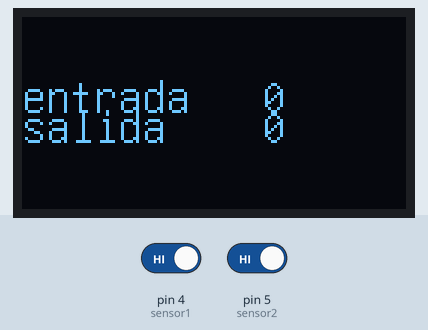
Simulated run of this sketch. Board: Arduino Uno, built with avr-gcc and run on an emulated ATmega328P. Shown: 128×64 one-colour display. Inputs (shaded band) come from the test bench; at power-on: pin 4 (sensor1) HIGH, pin 5 (sensor2) HIGH.

Above: at 1.2 s.
1.3 s: pin 4 (sensor1) driven LOW
At 1.88 s:
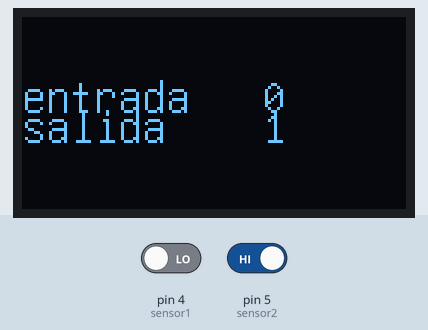
3.2 s: pin 5 (sensor2) driven LOW
4.9 s: pin 4 (sensor1) driven HIGH
At 5.43 s:
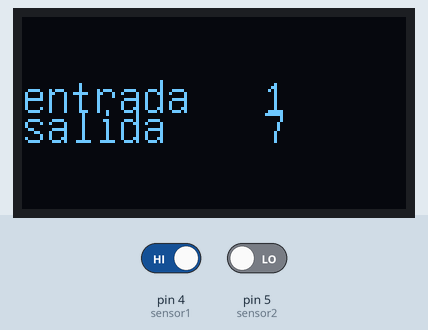
Timing chart, 0 to 7.9 s (numbered marks = the images above; inputs shaded):
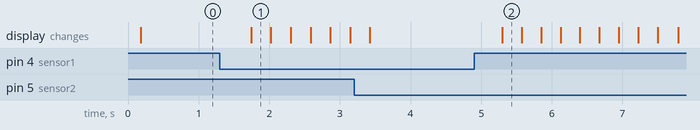

The sketch:

ir_visitor_counter.ino
```cpp
#include <mqtt.h>
#include <SoftwareSerial.h>
#include <ArduinoJson.h> // https://github.com/bblanchon/ArduinoJson/releases/tag/v5.0.7
#define sensor1 4
#define sensor2 5
#include "U8glib.h"

U8GLIB_SSD1306_128X64 u8g(U8G_I2C_OPT_NONE | U8G_I2C_OPT_DEV_0);

const int thresh = 0;
int PersonsCountedin;
int PersonsCountedout;

void draw(void) {
  String b = String(PersonsCountedout);
  char b2[4];
  String c = String(PersonsCountedin);
  char c2[4];
  b.toCharArray(b2, sizeof(b));
  c.toCharArray(c2, sizeof(c));
  // graphic commands to redraw the complete screen should be placed here
  u8g.setFont(u8g_font_unifont);
  //u8g.setFont(u8g_font_osb21);
  u8g.drawStr( 0, 32, "entrada");
  u8g.drawStr( 80, 32, (const char*)(c2));
  u8g.drawStr( 0, 42, "salida");
  u8g.drawStr( 80, 42, (const char*)(b2));
}
//Definir pines de Software Serial.
void setup() {
  pinMode(sensor1, INPUT);
  pinMode(sensor2, INPUT);
  digitalWrite(sensor1, LOW);
  digitalWrite(sensor2, LOW);
}

void loop() {

int  sensA = !digitalRead(sensor1); // READ SENSOR A
int  sensB = !digitalRead(sensor2); // READ SENSOR B
//  Serial.println(sensA);
//  Serial.println(sensB);
  InorOut (sensA,sensB);
}

void InorOut (int sens1,int sens2) {
  if (sens1 <= thresh && sens2 > thresh) {
    PersonsCountedin = PersonsCountedin + 1; //  IN
    delay(100);
  }
  else {
  }
  if (sens1 > thresh && sens2 <= thresh) {
    PersonsCountedout = PersonsCountedout + 1; // OUT
    delay(100);
  }
  else {
  }
  u8g.firstPage();
  do {
    draw();

  } while ( u8g.nextPage() );
}
```

Measured:
- after the input at 1.3 s, the display: changes after 0.44 s (image 1)
- after the input at 4.9 s, the display: changes after 0.40 s (image 2)
